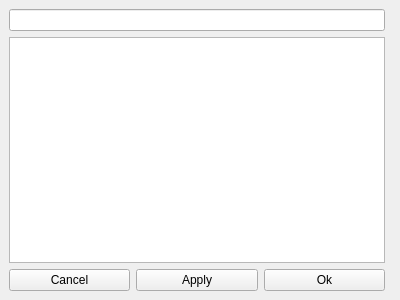
<?xml version="1.0" encoding="UTF-8"?>
<ui version="4.0">
 <class>ThemeEditor</class>
 <widget class="QDockWidget" name="ThemeEditor">
  <property name="geometry">
   <rect>
    <x>0</x>
    <y>0</y>
    <width>400</width>
    <height>300</height>
   </rect>
  </property>
  <property name="acceptDrops">
   <bool>true</bool>
  </property>
  <property name="windowTitle">
   <string>Theme Editor</string>
  </property>
  <widget class="QWidget" name="dockWidgetContents">
   <layout class="QGridLayout" name="gridLayout">
    <item row="2" column="0">
     <layout class="QHBoxLayout" name="horizontalLayout">
      <item>
       <widget class="QPushButton" name="cancelPushButton">
        <property name="text">
         <string>Cancel</string>
        </property>
       </widget>
      </item>
      <item>
       <widget class="QPushButton" name="applyPushButton">
        <property name="text">
         <string>Apply</string>
        </property>
       </widget>
      </item>
      <item>
       <widget class="QPushButton" name="okPushButton">
        <property name="text">
         <string>Ok</string>
        </property>
       </widget>
      </item>
     </layout>
    </item>
    <item row="1" column="0">
     <widget class="QTextEdit" name="textEdit"/>
    </item>
    <item row="0" column="0">
     <widget class="QLineEdit" name="lineEdit"/>
    </item>
    <item row="1" column="1">
     <widget class="QWidget" name="widget" native="true">
      <property name="sizePolicy">
       <sizepolicy hsizetype="Ignored" vsizetype="Ignored">
        <horstretch>0</horstretch>
        <verstretch>0</verstretch>
       </sizepolicy>
      </property>
      <property name="acceptDrops">
       <bool>true</bool>
      </property>
     </widget>
    </item>
   </layout>
  </widget>
 </widget>
 <resources/>
 <connections>
  <connection>
   <sender>applyPushButton</sender>
   <signal>clicked()</signal>
   <receiver>ThemeEditor</receiver>
   <slot>applyTheme()</slot>
   <hints>
    <hint type="sourcelabel">
     <x>263</x>
     <y>278</y>
    </hint>
    <hint type="destinationlabel">
     <x>199</x>
     <y>149</y>
    </hint>
   </hints>
  </connection>
  <connection>
   <sender>okPushButton</sender>
   <signal>clicked()</signal>
   <receiver>ThemeEditor</receiver>
   <slot>saveTheme()</slot>
   <hints>
    <hint type="sourcelabel">
     <x>349</x>
     <y>278</y>
    </hint>
    <hint type="destinationlabel">
     <x>199</x>
     <y>149</y>
    </hint>
   </hints>
  </connection>
  <connection>
   <sender>cancelPushButton</sender>
   <signal>clicked()</signal>
   <receiver>ThemeEditor</receiver>
   <slot>cancelThemeEditor()</slot>
   <hints>
    <hint type="sourcelabel">
     <x>177</x>
     <y>278</y>
    </hint>
    <hint type="destinationlabel">
     <x>199</x>
     <y>149</y>
    </hint>
   </hints>
  </connection>
 </connections>
 <slots>
  <slot>saveTheme()</slot>
  <slot>cancelThemeEditor()</slot>
  <slot>applyTheme()</slot>
 </slots>
</ui>
